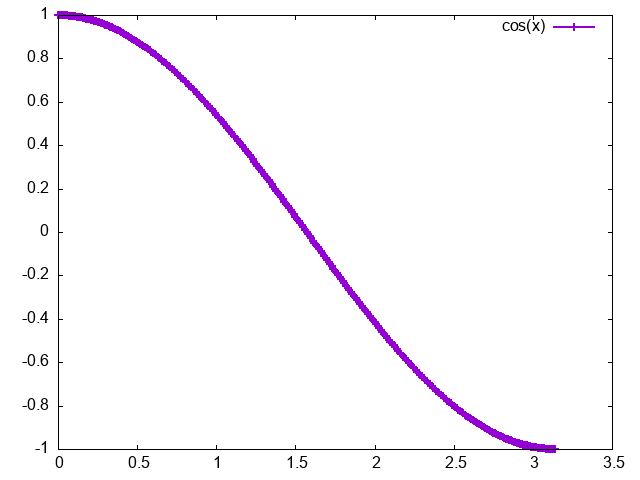

Generate this figure with gnuplot:
set terminal png
set output "series2.png"
p "series2.txt" t "cos(x)" w lp lc 1 lw 2
